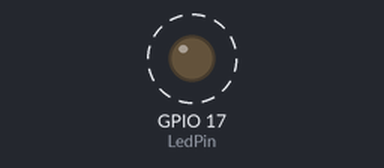
The program below on a simulated Raspberry Pi (BCM pin numbers). On the bench: output pins drawn as LEDs (lit = HIGH). Dashed ring = blinking. What the program prints to the terminal is not drawn.

Above: at 0.2 s.
Timing chart, 0 to 3.0 s (numbered marks = the images above):
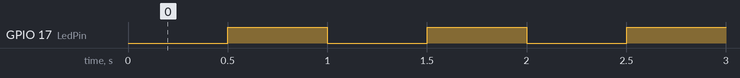

Measured:
- by itself, GPIO 17 (LedPin): alternates HIGH for 0.50 s and LOW for 0.50 s

The program:

blinking_led.py
```python
#! /usr/bin/env python

import RPi.GPIO as GPIO
import time

LedPin = 17

GPIO.setmode(GPIO.BCM)
GPIO.setup(LedPin, GPIO.OUT)
GPIO.output(LedPin, GPIO.HIGH)

try:
    while True:
        print '...led on'
        GPIO.output(LedPin, GPIO.LOW)
        time.sleep(0.5)
        print '...led off'
        GPIO.output(LedPin, GPIO.HIGH)
        time.sleep(0.5)
except KeyboardInterrupt:

    GPIO.output(LedPin, GPIO.HIGH)
    GPIO.cleanup()
```
